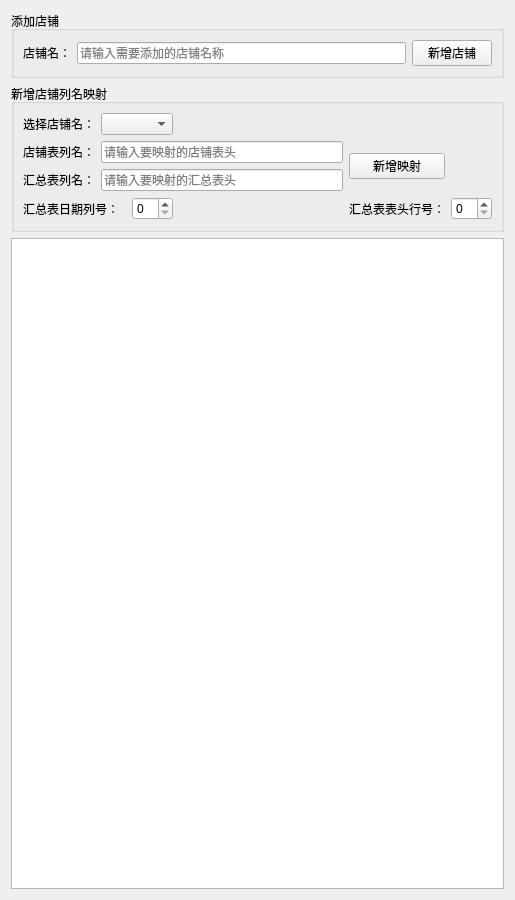
<?xml version="1.0" encoding="UTF-8"?>
<ui version="4.0">
 <class>childWidget</class>
 <widget class="QWidget" name="childWidget">
  <property name="geometry">
   <rect>
    <x>0</x>
    <y>0</y>
    <width>515</width>
    <height>900</height>
   </rect>
  </property>
  <property name="windowTitle">
   <string>表头映射配置</string>
  </property>
  <layout class="QGridLayout" name="gridLayout_2">
   <item row="0" column="0">
    <widget class="QGroupBox" name="groupBox">
     <property name="title">
      <string>添加店铺</string>
     </property>
     <layout class="QHBoxLayout" name="horizontalLayout">
      <item>
       <widget class="QLabel" name="label">
        <property name="text">
         <string>店铺名：</string>
        </property>
       </widget>
      </item>
      <item>
       <widget class="QLineEdit" name="shopNameLineEdit">
        <property name="placeholderText">
         <string>请输入需要添加的店铺名称</string>
        </property>
       </widget>
      </item>
      <item>
       <widget class="QPushButton" name="addShopBtn">
        <property name="text">
         <string>新增店铺</string>
        </property>
       </widget>
      </item>
     </layout>
    </widget>
   </item>
   <item row="1" column="0">
    <widget class="QGroupBox" name="groupBox_2">
     <property name="title">
      <string>新增店铺列名映射</string>
     </property>
     <layout class="QGridLayout" name="gridLayout">
      <item row="0" column="0">
       <widget class="QLabel" name="label_4">
        <property name="text">
         <string>选择店铺名：</string>
        </property>
       </widget>
      </item>
      <item row="0" column="1" colspan="2">
       <widget class="QComboBox" name="shopNameComboBox"/>
      </item>
      <item row="1" column="0">
       <widget class="QLabel" name="label_2">
        <property name="text">
         <string>店铺表列名：</string>
        </property>
       </widget>
      </item>
      <item row="1" column="1" colspan="3">
       <widget class="QLineEdit" name="srcColLineEdit">
        <property name="placeholderText">
         <string>请输入要映射的店铺表头</string>
        </property>
       </widget>
      </item>
      <item row="1" column="4" rowspan="2">
       <widget class="QPushButton" name="addMapBtn">
        <property name="text">
         <string>新增映射</string>
        </property>
       </widget>
      </item>
      <item row="2" column="0">
       <widget class="QLabel" name="label_3">
        <property name="text">
         <string>汇总表列名：</string>
        </property>
       </widget>
      </item>
      <item row="2" column="1" colspan="3">
       <widget class="QLineEdit" name="tagColLineEdit">
        <property name="placeholderText">
         <string>请输入要映射的汇总表头</string>
        </property>
       </widget>
      </item>
      <item row="3" column="0" colspan="2">
       <widget class="QLabel" name="label_5">
        <property name="text">
         <string>汇总表日期列号：</string>
        </property>
       </widget>
      </item>
      <item row="3" column="2">
       <widget class="QSpinBox" name="colNumSpinBox"/>
      </item>
      <item row="3" column="3">
       <spacer name="horizontalSpacer">
        <property name="orientation">
         <enum>Qt::Horizontal</enum>
        </property>
        <property name="sizeHint" stdset="0">
         <size>
          <width>177</width>
          <height>20</height>
         </size>
        </property>
       </spacer>
      </item>
      <item row="3" column="4">
       <widget class="QLabel" name="label_6">
        <property name="text">
         <string>汇总表表头行号：</string>
        </property>
       </widget>
      </item>
      <item row="3" column="5">
       <widget class="QSpinBox" name="rowNumSpinBox"/>
      </item>
     </layout>
    </widget>
   </item>
   <item row="2" column="0">
    <widget class="QTableView" name="tableView"/>
   </item>
  </layout>
 </widget>
 <resources/>
 <connections/>
</ui>
